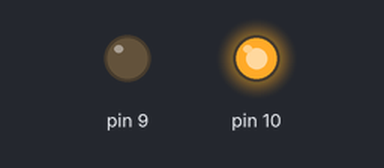
Bench run of a sketch on a simulated Arduino Uno, built with avr-gcc and run on an emulated ATmega328P. Parts: output pins drawn as LEDs (lit = HIGH).

Above: at 0.1 s.
At 2.1 s:
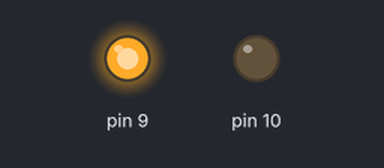
At 4.1 s:
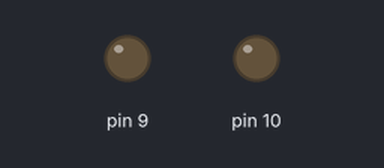
Timing chart, 0 to 40.0 s (numbered marks = the images above):
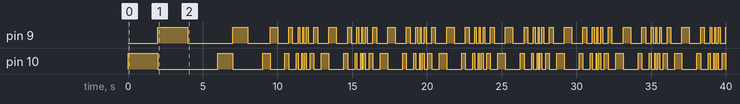

Measured:
- by itself, pin 9: LOW → HIGH at 2.0 s, → LOW 2.0 s later, → HIGH 3.0 s later, → LOW 1.0 s later, … (99 changes in this stretch)
- by itself, pin 10: LOW → HIGH at 0.00 s, → LOW 2.0 s later, → HIGH 4.0 s later, → LOW 1.0 s later, … (100 changes in this stretch)

The sketch:

ghost_rider.ino
```cpp
// This program takes 3 different lights and lights them in
// ascending and descending order based on the time delay.
// They strobe back and forth


// first idea
float delayTime;
float modifier;

void setup()
{
  delayTime = 2000;
  modifier = 0.5;
  pinMode( 10 , OUTPUT);
  pinMode( 9, OUTPUT );
}

void loop()
{
  digitalWrite( 10 , HIGH );
  digitalWrite( 9, LOW);
  digitalWrite( 6, LOW);
  delay( delayTime );
  digitalWrite( 10 , LOW );
  digitalWrite( 9, HIGH);
  digitalWrite( 6, LOW);
  delay( delayTime );
  digitalWrite( 10 , LOW );
  digitalWrite( 9, LOW);
  digitalWrite( 6, HIGH);
  delay( delayTime );

  if(delayTime <= 75) {
    modifier = 2;
  } else if(delayTime >= 500) {
    modifier = 0.5;
  }
  delayTime = delayTime * modifier;
}
```
